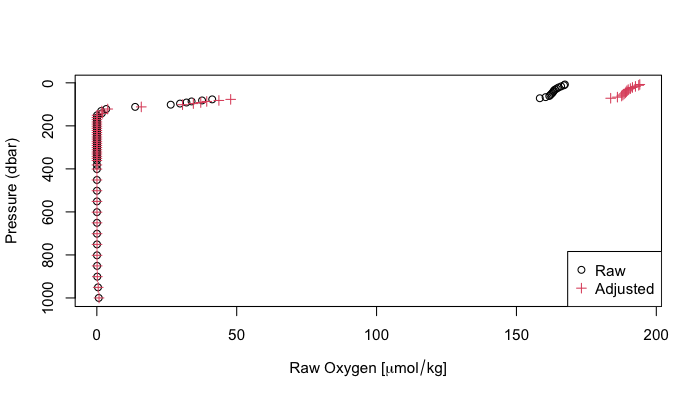

R code for this plot:
if (!interactive()) png("useAdjusted.png", unit="in", width=7, height=4, pointsize=11, res=100)
library(argoFloats)
ai <- getIndex(filename = 'synthetic')
index1 <- subset(ai, id='5903586')
index2 <- subset(index1, cycle='001')
profiles <- getProfiles(index2)
raw <- readProfiles(profiles)
adjusted <- useAdjusted(raw)
rawOxygen <- unlist(raw[['oxygen']])
rawPressure <- unlist(raw[['pressure']])
adjustedOxygen <- unlist(adjusted[['oxygen']])
adjustedPressure <- unlist(adjusted[['pressure']])
xlim <- range(c(rawOxygen, adjustedOxygen), na.rm=TRUE)
plot(rawOxygen, rawPressure,
     pch=1, col=1,
     xlim=xlim, ylim=rev(range(rawPressure, na.rm=TRUE)),
     xlab=expression("Raw Oxygen ["*mu*mol/kg*"]"),
     ylab='Pressure (dbar)')
points(adjustedOxygen, adjustedPressure,
       pch=3, col=2)
legend("bottomright", pch=c(1,3), col=c(1,2), c("Raw", "Adjusted"))
if (!interactive()) dev.off()


